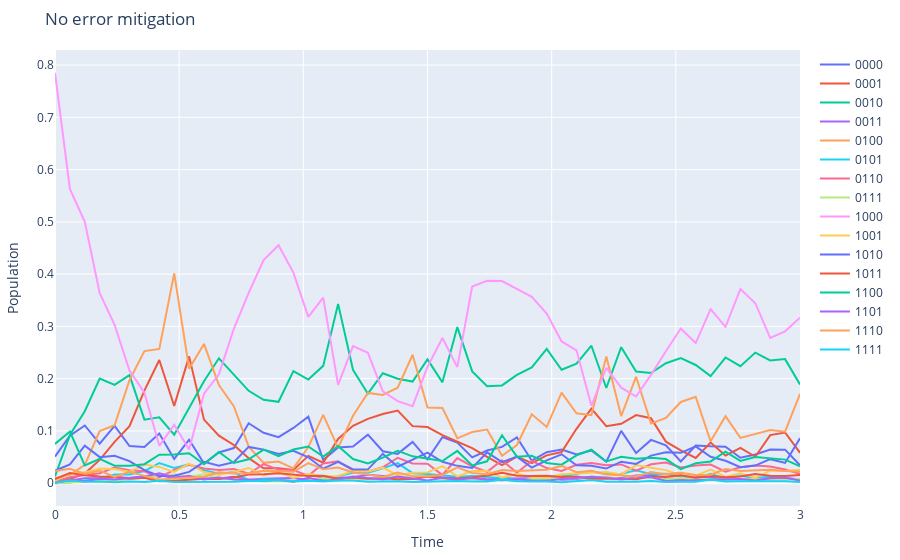

Source (notebook cell):
### Code cell
raw_data = df.xs("RAW", level="Protocol")
times = raw_data.index.get_level_values("Time")
fig = go.Figure(layout=dict(title="No error mitigation", yaxis_title="Population", xaxis_title="Time", margin=dict(t=50, l=20, r=20, b=20)))
for col in raw_data.columns:
    fig.add_trace(go.Scatter(x=times, y=raw_data[col], name=col))
fig.show()
